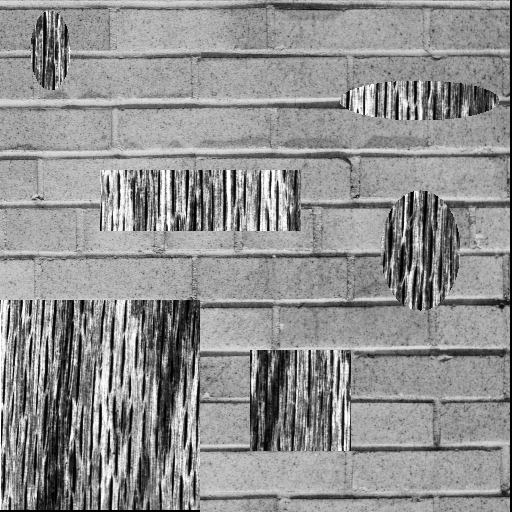
#> input picture L5/test1.png, 512 x 512 px
$ python AI_2023_443Aa_lab5.py
#> lines starting #> are read from the running program, lines starting #| are printed output that depends on the picture; after the words box and inside, x2 and y2 are one past the last pixel; in counts of white or black regions, pixels touching at a corner belong together
from sklearn import cluster
import numpy as np
from skimage import io, color, feature, measure
import matplotlib.pyplot as plt


plt.close("all")
L = 256 #numarul initial de niveluri de gri
d = 16 #de cate ori micsorez numarul de niveluri de gri

def texture_features_GCM(img):
    result = feature.graycomatrix(img, [1], [0,  np.pi/4,  np.pi/2], levels=int(L/d))
    fc = feature.graycoprops(result, prop = 'contrast')
    fd = feature.graycoprops(result, prop = 'dissimilarity')
    fh = feature.graycoprops(result, prop = 'homogeneity')
    fa = feature.graycoprops(result, prop = 'ASM')
    fe = feature.graycoprops(result, prop = 'energy')
    fcc = feature.graycoprops(result, prop = 'correlation')

    feat = np.concatenate((fc,fd,fh,fa,fe,fcc), axis = 1)
    return feat


image = io.imread('test1.png')
#> image is the input picture: shape (512, 512); min 0, max 255, mean 144.6
dims = np.shape(image)
#> dims = (512, 512)
plt.imshow(image, cmap = 'gray'), plt.colorbar(), plt.show()

# se micsoreaza numarul de niveluri de gri
image = np.uint8(image/d)
plt.figure(),plt.imshow(image, cmap = 'gray'), plt.colorbar(), plt.show()
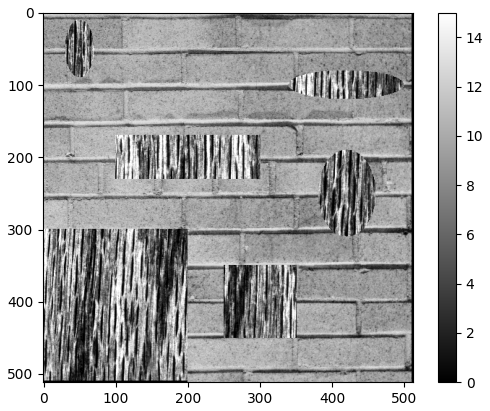
#> figure drawn by matplotlib, 2 panels

print(np.shape(image))
#| (512, 512)

#image[:,512:1023]=10
#plt.figure(),plt.imshow(image, cmap = 'gray'), plt.colorbar(), plt.show()

# impart imaginea in blocuri (suprapuse 50%) de size_patch x size_patch
size_patch = 16
step = int(size_patch/2)
nr_patch = int(dims[0]/step - 1)
#> nr_patch = 63

features1 = np.zeros([nr_patch*nr_patch,18])

index = 0
for i in range(nr_patch):
    for j in range(nr_patch):

        img = image[i*step:(i+2)*step, j*step:(j+2)*step]
#        features1[i*nr_patch+j, :] = texture_features_GCM(img)
        features1[index, :] = texture_features_GCM(img)
        index +=  1

#
print(np.shape(features1))
#| (3969, 18)


kmeans = cluster.KMeans(n_clusters=2, random_state=0).fit(features1)
etichete = kmeans.labels_
centroizi = kmeans.cluster_centers_

plt.figure(),plt.imshow(np.reshape(etichete,(nr_patch, nr_patch)), cmap = 'gray'),plt.show()
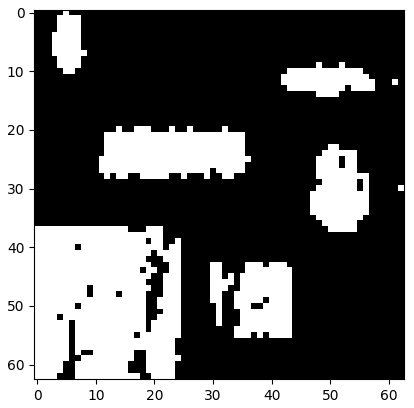
#> figure drawn by matplotlib, 1 panel
bw=np.reshape(etichete,(nr_patch, nr_patch))
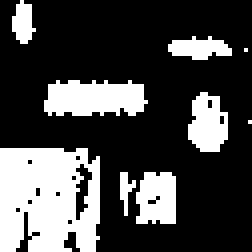
#> bw: shape (63, 63) int32 (shown 4 times larger); values 0 (black) and 1 (white), 27.9% white; 9 white regions (2 under 20 px), largest, box (x1, y1, x2, y2) and area: (0, 37, 25, 63) 564, (11, 20, 37, 29) 190, (34, 43, 44, 56) 113


[LabelImage, nums]=measure.label(bw,return_num='True')
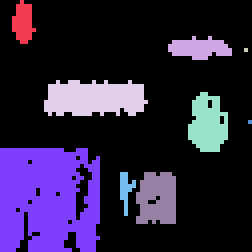
#> LabelImage: shape (63, 63) int64 (shown 4 times larger); 10 distinct labels, from 0 to 9; one colour per label, 0 black


print(nums)
#| 9
plt.imshow(LabelImage,cmap="jet"),plt.colorbar(),plt.show()
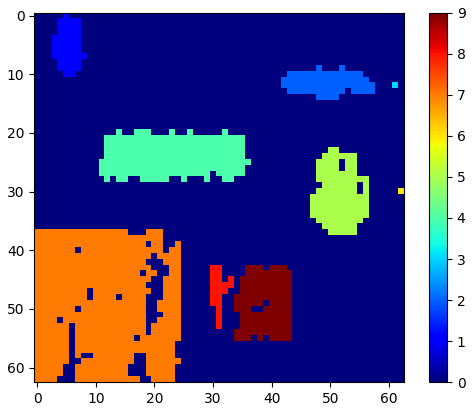
#> figure drawn by matplotlib, 2 panels

ALLPROPS=measure.regionprops(LabelImage)
area=np.zeros((nums,1))
for i in range(nums):
    area[i]=ALLPROPS[i].area

new_img=np.zeros(np.shape(LabelImage))
for i in range(nums):
    if (area[i]==np.max(area)):
        new_img[LabelImage==i+1]=1
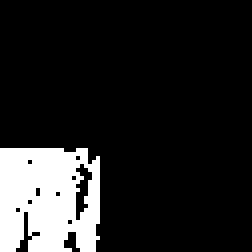
#> new_img: shape (63, 63) float64 (shown 4 times larger); values 0 (black) and 1 (white), 14.2% white; 1 white region, box (x1, y1, x2, y2) and area: (0, 37, 25, 63) 564
plt.figure(),plt.imshow(new_img,cmap="jet",interpolation='none'),plt.colorbar(),plt.show()
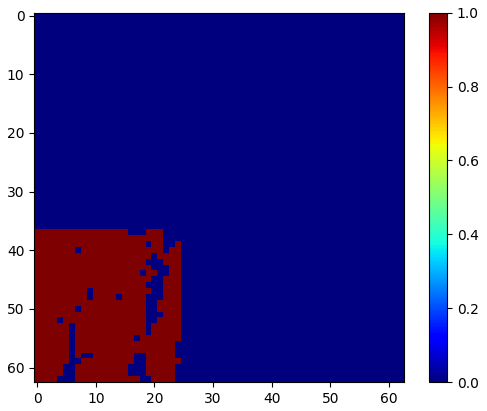
#> figure drawn by matplotlib, 2 panels

$ run again, with L5/1.1.01.tiff saved as L5/test1.png
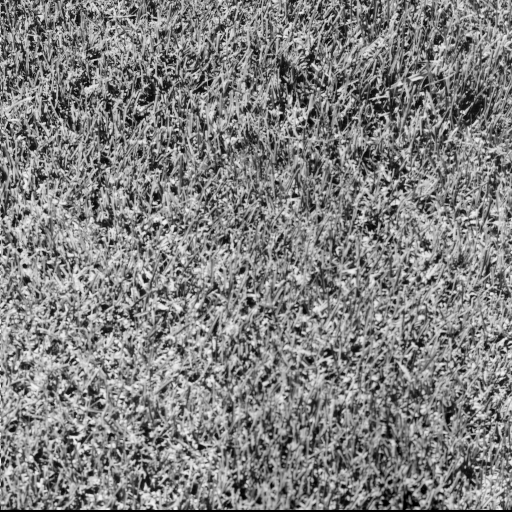
#> input picture L5/1.1.01.tiff, 512 x 512 px
#> image is the input picture: shape (512, 512); min 0, max 247, mean 128.7
#| (512, 512)
#| (3969, 18)
#> `bw=np.reshape(etichete,(nr_patch, nr_patch))`:
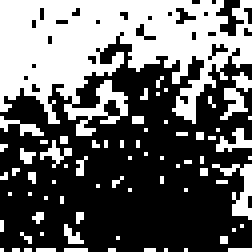
#> bw: shape (63, 63) int32 (shown 4 times larger); values 0 (black) and 1 (white), 39.7% white; 71 white regions (65 under 20 px), largest, box (x1, y1, x2, y2) and area: (0, 0, 63, 34) 1239, (53, 41, 63, 55) 51, (55, 18, 63, 30) 41, (54, 32, 63, 38) 26, (0, 29, 11, 34) 22, (10, 35, 18, 42) 20
#> LabelImage: shape (63, 63) int64; 72 distinct labels, from 0 to 71
#| 71
#> `plt.figure(),plt.imshow(new_img,cmap="jet",interpolation='none'),plt.c..`:
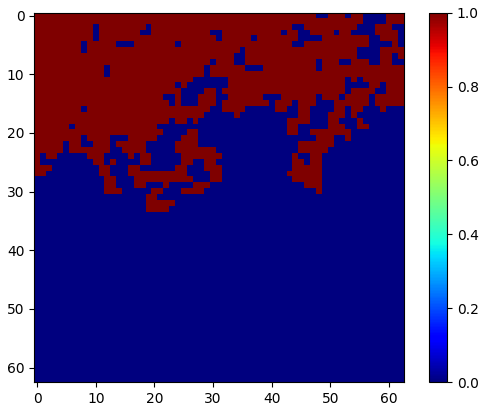
#> figure drawn by matplotlib, 2 panels

$ run again, with L5/1.1.12.tiff saved as L5/test1.png
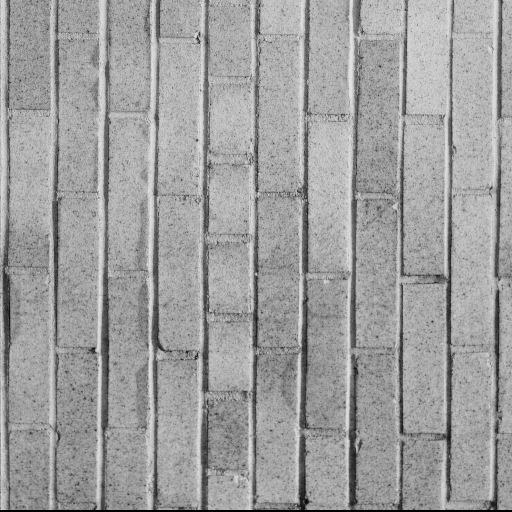
#> input picture L5/1.1.12.tiff, 512 x 512 px
#> image is the input picture: shape (512, 512); min 0, max 227, mean 158.2
#| (512, 512)
#| (3969, 18)
#> `bw=np.reshape(etichete,(nr_patch, nr_patch))`:
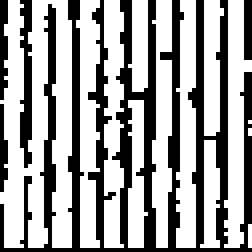
#> bw: shape (63, 63) int32 (shown 4 times larger); values 0 (black) and 1 (white), 62.5% white; black in thin lines or dots
#| 13
#> `plt.figure(),plt.imshow(new_img,cmap="jet",interpolation='none'),plt.c..`:
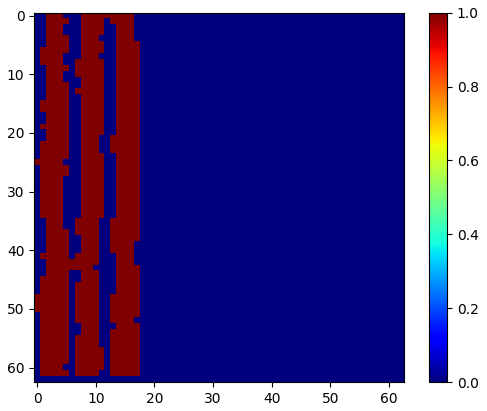
#> figure drawn by matplotlib, 2 panels

$ run again, with L5/1.2.09.tiff saved as L5/test1.png
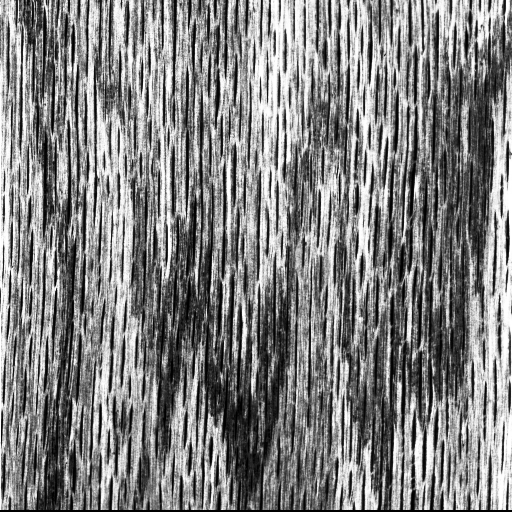
#> input picture L5/1.2.09.tiff, 512 x 512 px
#> image is the input picture: shape (512, 512); min 0, max 255, mean 128.9
#| (512, 512)
#| (3969, 18)
#> bw: shape (63, 63) int32; values 0 (black) and 1 (white), 46.7% white; 36 white regions (28 under 20 px), largest, box (x1, y1, x2, y2) and area: (0, 0, 52, 57) 1318, (36, 34, 48, 63) 100, (48, 46, 58, 63) 95
#| 36
#> `plt.figure(),plt.imshow(new_img,cmap="jet",interpolation='none'),plt.c..`:
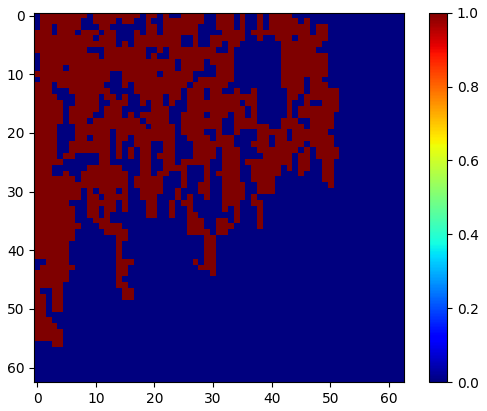
#> figure drawn by matplotlib, 2 panels
